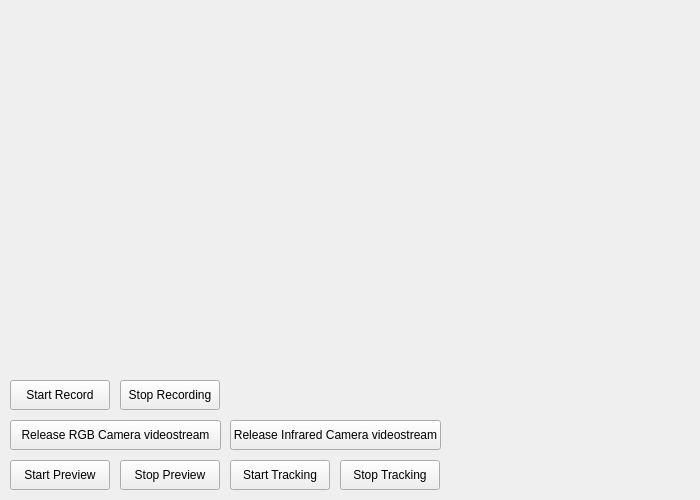
<?xml version="1.0" encoding="UTF-8"?>
<ui version="4.0">
    <class>MainGui</class>
    <widget class="QWidget" name="MainGui">
        <property name="geometry">
            <rect>
                <x>0</x>
                <y>0</y>
                <width>700</width>
                <height>500</height>
            </rect>
        </property>
        <property name="windowTitle">
            <string>Form</string>
        </property>
        <widget class="QPushButton" name="button_start_preview">
            <property name="geometry">
                <rect>
                    <x>10</x>
                    <y>460</y>
                    <width>100</width>
                    <height>30</height>
                </rect>
            </property>
            <property name="text">
                <string>Start Preview</string>
            </property>
        </widget>
        <widget class="QPushButton" name="button_stop_preview">
            <property name="geometry">
                <rect>
                    <x>120</x>
                    <y>460</y>
                    <width>100</width>
                    <height>30</height>
                </rect>
            </property>
            <property name="text">
                <string>Stop Preview</string>
            </property>
        </widget>
        <widget class="QLabel" name="label_videostream">
            <property name="geometry">
                <rect>
                    <x>30</x>
                    <y>10</y>
                    <width>640</width>
                    <height>360</height>
                </rect>
            </property>
            <property name="text">
                <string/>
            </property>
            <property name="pixmap">
                <pixmap>../../../../../Users/man_k/Desktop/sample_picture_1080p.jpg</pixmap>
            </property>
            <property name="scaledContents">
                <bool>true</bool>
            </property>
            <property name="alignment">
                <set>Qt::AlignLeading|Qt::AlignLeft|Qt::AlignVCenter</set>
            </property>
        </widget>
        <widget class="QPushButton" name="button_start_tracking">
            <property name="geometry">
                <rect>
                    <x>230</x>
                    <y>460</y>
                    <width>100</width>
                    <height>30</height>
                </rect>
            </property>
            <property name="text">
                <string>Start Tracking</string>
            </property>
        </widget>
        <widget class="QPushButton" name="button_stop_tracking">
            <property name="geometry">
                <rect>
                    <x>340</x>
                    <y>460</y>
                    <width>100</width>
                    <height>30</height>
                </rect>
            </property>
            <property name="text">
                <string>Stop Tracking</string>
            </property>
        </widget>
        <widget class="QPushButton" name="button_release_rgb_camera_videostream">
            <property name="geometry">
                <rect>
                    <x>10</x>
                    <y>420</y>
                    <width>211</width>
                    <height>30</height>
                </rect>
            </property>
            <property name="text">
                <string>Release RGB Camera videostream</string>
            </property>
        </widget>
        <widget class="QPushButton" name="button_release_infrared_camera_videostream">
            <property name="geometry">
                <rect>
                    <x>230</x>
                    <y>420</y>
                    <width>211</width>
                    <height>30</height>
                </rect>
            </property>
            <property name="text">
                <string>Release Infrared Camera videostream</string>
            </property>
        </widget>
        <widget class="QPushButton" name="button_start_record">
            <property name="geometry">
                <rect>
                    <x>10</x>
                    <y>380</y>
                    <width>100</width>
                    <height>30</height>
                </rect>
            </property>
            <property name="text">
                <string>Start Record</string>
            </property>
        </widget>
        <widget class="QPushButton" name="button_stop_record">
            <property name="geometry">
                <rect>
                    <x>120</x>
                    <y>380</y>
                    <width>100</width>
                    <height>30</height>
                </rect>
            </property>
            <property name="text">
                <string>Stop Recording</string>
            </property>
        </widget>
    </widget>
    <resources/>
    <connections/>
    <designerdata>
        <property name="gridDeltaX">
            <number>10</number>
        </property>
        <property name="gridDeltaY">
            <number>10</number>
        </property>
        <property name="gridSnapX">
            <bool>true</bool>
        </property>
        <property name="gridSnapY">
            <bool>true</bool>
        </property>
        <property name="gridVisible">
            <bool>true</bool>
        </property>
    </designerdata>
</ui>
